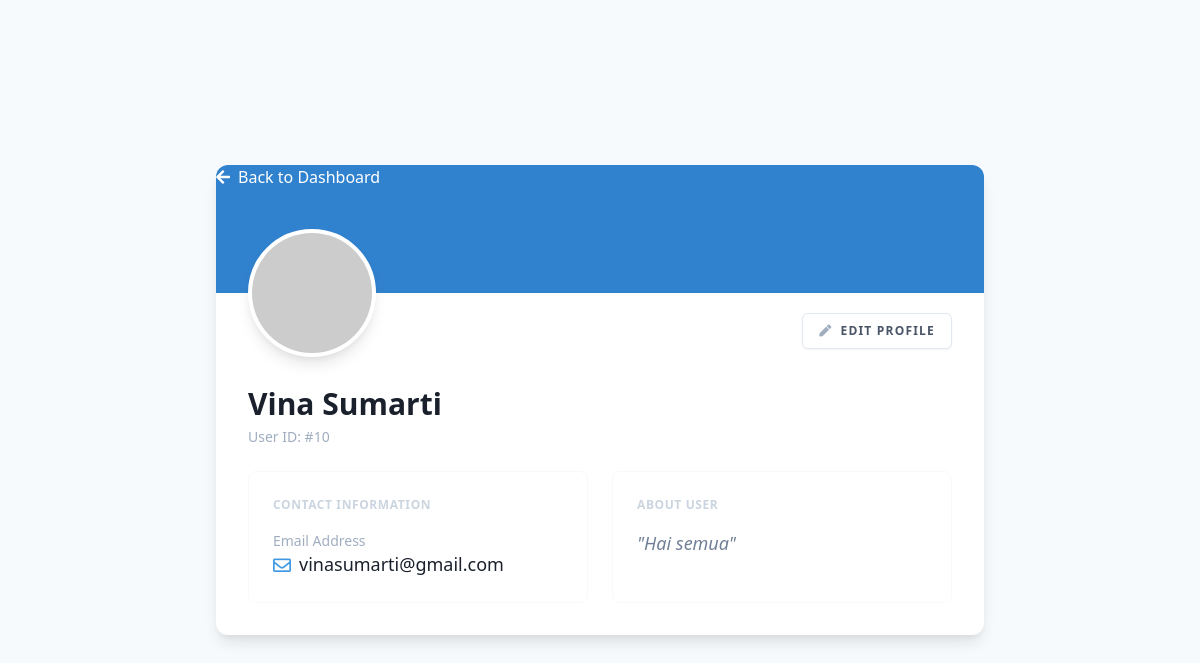
/php-login-register/Dashboard/read.php?viewid=10, run on the app's committed database.
### tables this page shows
CREATE TABLE `users` (
  `id` int(100) NOT NULL,
  `profilepic` varchar(100) NOT NULL,
  `first_name` varchar(100) NOT NULL,
  `last_name` varchar(100) NOT NULL,
  `email` varchar(100) NOT NULL,
  `bio` varchar(100) NOT NULL
);

### php-login-register/Dashboard/read.php (the view, shortened to what this page needs)
<?php
include('dbconnection.php');
?>
<!DOCTYPE html>
<html lang="en">
<head>
    <link href="https://unpkg.com/tailwindcss@^1.0/dist/tailwind.min.css" rel="stylesheet">
    <link rel="stylesheet" href="https://cdnjs.cloudflare.com/ajax/libs/font-awesome/5.15.3/css/all.min.css">
</head>
<body class="bg-gray-100 font-sans leading-normal tracking-normal">
<div class="min-h-screen flex items-center justify-center py-12 px-4 sm:px-6 lg:px-8">
    <?php
    $vid = $_GET['viewid'];
    $ret = mysqli_query($con, "SELECT * from users where id=$vid");
    while ($row = mysqli_fetch_array($ret)) {
    ?>
    <div class="max-w-3xl w-full bg-white rounded-xl shadow-lg overflow-hidden">
        <div class="bg-blue-600 h-32 w-full relative">
            <div class="absolute top-10 left-20">
                <a href="index.php" class="text-white hover:text-blue-200 transition duration-150 flex items-center gap-2 font-medium">
                    <i class="fas fa-arrow-left"></i> Back to Dashboard
                </a>
            </div>
        </div>
        <div class="px-8 pb-8">
            <div class="relative flex justify-between items-end -mt-16 mb-6">
                <div class="relative">
                    <?php
                        $picPath = "profilepics/" . $row['profilepic'];
                        if(!empty($row['profilepic']) && file_exists($picPath)) {
                            echo '<img src="'.$picPath.'" class="w-32 h-32 rounded-full border-4 border-white shadow-lg object-cover bg-white">';
                        } else {
                            echo '<img src="https://ui-avatars.com/api/?name='.urlencode($row['first_name']).'" class="w-32 h-32 rounded-full border-4 border-white shadow-lg bg-white">';
                        }
                    ?>
                </div>
                <div class="mb-2">
                    <a href="edit.php?editid=<?php echo htmlentities($row['id']);?>" class="inline-flex items-center px-4 py-2 bg-white border border-gray-300 rounded-md font-semibold text-xs text-gray-700 uppercase tracking-widest shadow-sm hover:bg-gray-50 focus:outline-none focus:ring-2 focus:ring-offset-2 focus:ring-blue-500 transition ease-in-out duration-150">
                        <i class="fas fa-pen mr-2 text-gray-500"></i> Edit Profile
                    </a>
                </div>
            </div>
            <div>
                <h1 class="text-3xl font-bold text-gray-900">
                    <?php echo $row['first_name'] . ' ' . $row['last_name']; ?>
                </h1>
                <p class="text-sm text-gray-500 mb-6">User ID: #<?php echo $row['id']; ?></p>
                <div class="grid grid-cols-1 md:grid-cols-2 gap-6">
                    <div class="bg-gray-50 p-6 rounded-lg border border-gray-100">
                        <h3 class="text-xs font-semibold text-gray-400 uppercase tracking-wider mb-4">Contact Information</h3>
                        <div>
                            <p class="text-sm text-gray-500">Email Address</p>
                            <p class="text-lg font-medium text-gray-900 flex items-center gap-2">
                                <i class="far fa-envelope text-blue-500"></i>
                                <?php echo $row['email']; ?>
                            </p>
                        </div>
                    </div>
                    <div class="bg-gray-50 p-6 rounded-lg border border-gray-100">
                        <h3 class="text-xs font-semibold text-gray-400 uppercase tracking-wider mb-4">About User</h3>
                        <div class="prose max-w-none text-gray-800">
                            <p class="italic text-lg text-gray-600">
                                "<?php echo htmlspecialchars($row['bio']); ?>"
                            </p>
                        </div>
                    </div>
                </div>
            </div>
        </div>
    </div>
    <?php } ?>
</div>
</body>
</html>

### php-login-register/Dashboard/read.php (style rules this page uses)
body { font-family: 'Inter', sans-serif; }

### data on the page
users: first_name "Vina", last_name "Sumarti", id "10", email "vinasumarti@gmail.com", bio "Hai semua"
